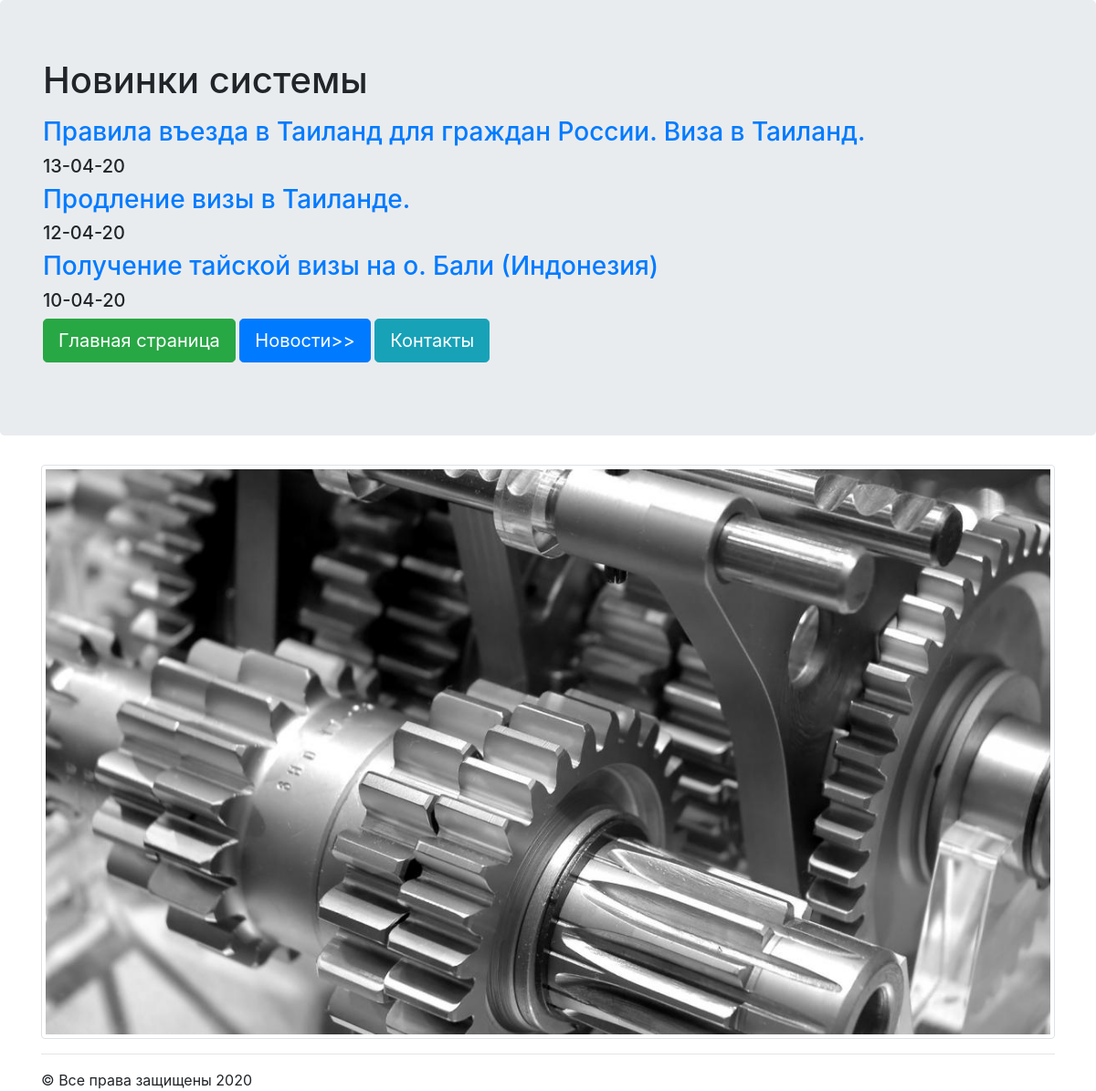
Page /news/ on the committed database.
### news/models.py (models this page shows, shortened)
class Articles(models.Model):
     title = models.CharField(max_length=120)
     post = models.TextField()
     date = models.DateTimeField()

### news/templates/news/posts.html
 {% extends "mainApp/wrapper.html" %}
{% block content %}
    {% for post in object_list %}
    <a href="/news/{{post.id}}"><h3>{{post.title}}</h3></a>
    <h5>{{post.date|date:"d-m-y"}}</h5>
    {% endfor %}
{% endblock %}

### mainApp/templates/mainApp/wrapper.html (shortened to what this page needs)
<!DOCTYPE html>
<html lang="en">
<head>
    {% load static %}
    <link rel="stylesheet" href="{% static 'css/bootstrap.min.css' %}" type="text/css">
</head>
<body>
<div class="jumbotron">
    <div class="container">
        <h1> {% include "mainApp/includes/title.html" %} </h1>
        {% block content %}
        {% endblock %}
        <p>
        <a href="/" class="btn btn-success btn-lg">Главная страница</a>
        <a href="/news" class="btn btn-primary btn-lg">Новости>></a>
            <a href="/contact" class="btn btn-info btn-lg">Контакты</a>
      </p>
    </div>
</div>
<div>
    <div class="container">
        <img src="{% static 'mainApp/image/Mechanizm1.jpg' %}" class="img-thumbnail">
        <hr>
        &copy; Все права защищены 2020
    </div>
</div>
</body>
</html>

### mainApp/templates/mainApp/includes/title.html
{% block content %}
<p>Новинки системы</p>
{% endblock %}

### rows in the picture
Articles: title "Правила въезда в Таиланд для граждан России. Виза в Таиланд.", date "13-04-20"
Articles: title "Продление визы в Таиланде.", date "12-04-20"
Articles: title "Получение тайской визы на о. Бали (Индонезия)", date "10-04-20"
